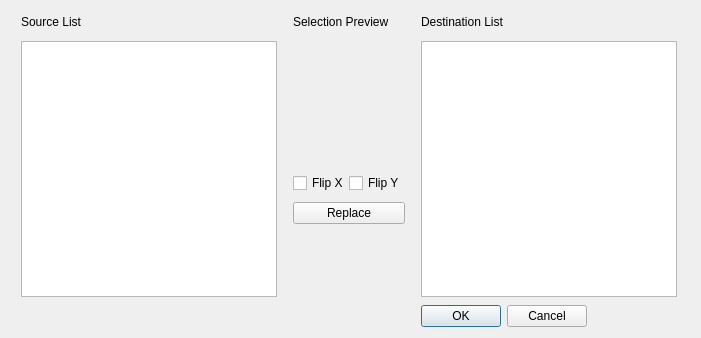
<?xml version="1.0" encoding="UTF-8"?>
<ui version="4.0">
 <class>GFXReplaceTool</class>
 <widget class="QDialog" name="GFXReplaceTool">
  <property name="geometry">
   <rect>
    <x>0</x>
    <y>0</y>
    <width>701</width>
    <height>338</height>
   </rect>
  </property>
  <property name="windowTitle">
   <string>Form</string>
  </property>
  <property name="sizeGripEnabled">
   <bool>false</bool>
  </property>
  <property name="modal">
   <bool>false</bool>
  </property>
  <layout class="QGridLayout" name="gridLayout_2">
   <item row="1" column="1" rowspan="2">
    <widget class="QFrame" name="gfxView">
     <property name="sizePolicy">
      <sizepolicy hsizetype="Ignored" vsizetype="Expanding">
       <horstretch>0</horstretch>
       <verstretch>0</verstretch>
      </sizepolicy>
     </property>
     <property name="minimumSize">
      <size>
       <width>128</width>
       <height>128</height>
      </size>
     </property>
     <property name="maximumSize">
      <size>
       <width>128</width>
       <height>128</height>
      </size>
     </property>
     <property name="frameShape">
      <enum>QFrame::NoFrame</enum>
     </property>
     <property name="lineWidth">
      <number>1</number>
     </property>
     <layout class="QGridLayout" name="gridLayout_3">
      <property name="leftMargin">
       <number>0</number>
      </property>
      <property name="topMargin">
       <number>0</number>
      </property>
      <property name="rightMargin">
       <number>0</number>
      </property>
      <property name="bottomMargin">
       <number>0</number>
      </property>
      <property name="spacing">
       <number>0</number>
      </property>
     </layout>
    </widget>
   </item>
   <item row="3" column="1">
    <layout class="QGridLayout" name="gridLayout">
     <property name="horizontalSpacing">
      <number>0</number>
     </property>
     <property name="verticalSpacing">
      <number>9</number>
     </property>
     <item row="2" column="0" colspan="2">
      <widget class="QPushButton" name="replaceButton">
       <property name="sizePolicy">
        <sizepolicy hsizetype="Minimum" vsizetype="Fixed">
         <horstretch>0</horstretch>
         <verstretch>0</verstretch>
        </sizepolicy>
       </property>
       <property name="minimumSize">
        <size>
         <width>0</width>
         <height>0</height>
        </size>
       </property>
       <property name="maximumSize">
        <size>
         <width>128</width>
         <height>22</height>
        </size>
       </property>
       <property name="focusPolicy">
        <enum>Qt::NoFocus</enum>
       </property>
       <property name="text">
        <string>Replace</string>
       </property>
      </widget>
     </item>
     <item row="3" column="0" colspan="2">
      <spacer name="verticalSpacer">
       <property name="orientation">
        <enum>Qt::Vertical</enum>
       </property>
       <property name="sizeHint" stdset="0">
        <size>
         <width>20</width>
         <height>40</height>
        </size>
       </property>
      </spacer>
     </item>
     <item row="1" column="1">
      <widget class="QCheckBox" name="flipY">
       <property name="maximumSize">
        <size>
         <width>56</width>
         <height>22</height>
        </size>
       </property>
       <property name="text">
        <string>Flip Y</string>
       </property>
      </widget>
     </item>
     <item row="1" column="0">
      <widget class="QCheckBox" name="flipX">
       <property name="maximumSize">
        <size>
         <width>56</width>
         <height>22</height>
        </size>
       </property>
       <property name="text">
        <string>Flip X</string>
       </property>
      </widget>
     </item>
    </layout>
   </item>
   <item row="0" column="1">
    <widget class="QLabel" name="label_2">
     <property name="minimumSize">
      <size>
       <width>0</width>
       <height>22</height>
      </size>
     </property>
     <property name="maximumSize">
      <size>
       <width>16777215</width>
       <height>22</height>
      </size>
     </property>
     <property name="text">
      <string>Selection Preview</string>
     </property>
    </widget>
   </item>
   <item row="1" column="0" rowspan="3">
    <widget class="QListWidget" name="srcList">
     <property name="minimumSize">
      <size>
       <width>0</width>
       <height>256</height>
      </size>
     </property>
     <property name="maximumSize">
      <size>
       <width>256</width>
       <height>256</height>
      </size>
     </property>
     <property name="horizontalScrollBarPolicy">
      <enum>Qt::ScrollBarAlwaysOff</enum>
     </property>
     <property name="editTriggers">
      <set>QAbstractItemView::CurrentChanged|QAbstractItemView::SelectedClicked</set>
     </property>
     <property name="dragDropMode">
      <enum>QAbstractItemView::DragDrop</enum>
     </property>
     <property name="defaultDropAction">
      <enum>Qt::IgnoreAction</enum>
     </property>
     <property name="selectionMode">
      <enum>QAbstractItemView::ExtendedSelection</enum>
     </property>
     <property name="selectionBehavior">
      <enum>QAbstractItemView::SelectRows</enum>
     </property>
     <property name="viewMode">
      <enum>QListView::IconMode</enum>
     </property>
    </widget>
   </item>
   <item row="1" column="2" rowspan="3">
    <widget class="QListWidget" name="dstList">
     <property name="minimumSize">
      <size>
       <width>0</width>
       <height>256</height>
      </size>
     </property>
     <property name="maximumSize">
      <size>
       <width>256</width>
       <height>256</height>
      </size>
     </property>
     <property name="editTriggers">
      <set>QAbstractItemView::CurrentChanged|QAbstractItemView::SelectedClicked</set>
     </property>
     <property name="dragDropMode">
      <enum>QAbstractItemView::DragDrop</enum>
     </property>
     <property name="defaultDropAction">
      <enum>Qt::IgnoreAction</enum>
     </property>
     <property name="selectionMode">
      <enum>QAbstractItemView::ExtendedSelection</enum>
     </property>
     <property name="selectionBehavior">
      <enum>QAbstractItemView::SelectRows</enum>
     </property>
     <property name="viewMode">
      <enum>QListView::IconMode</enum>
     </property>
    </widget>
   </item>
   <item row="0" column="2">
    <widget class="QLabel" name="dstLabel">
     <property name="minimumSize">
      <size>
       <width>0</width>
       <height>22</height>
      </size>
     </property>
     <property name="maximumSize">
      <size>
       <width>16777215</width>
       <height>22</height>
      </size>
     </property>
     <property name="text">
      <string>Destination List</string>
     </property>
    </widget>
   </item>
   <item row="4" column="2">
    <widget class="QDialogButtonBox" name="buttonBox">
     <property name="maximumSize">
      <size>
       <width>166</width>
       <height>16777215</height>
      </size>
     </property>
     <property name="standardButtons">
      <set>QDialogButtonBox::Cancel|QDialogButtonBox::Ok</set>
     </property>
    </widget>
   </item>
   <item row="0" column="0">
    <widget class="QLabel" name="srcLabel">
     <property name="minimumSize">
      <size>
       <width>0</width>
       <height>22</height>
      </size>
     </property>
     <property name="maximumSize">
      <size>
       <width>16777215</width>
       <height>22</height>
      </size>
     </property>
     <property name="text">
      <string>Source List</string>
     </property>
    </widget>
   </item>
  </layout>
 </widget>
 <resources/>
 <connections>
  <connection>
   <sender>buttonBox</sender>
   <signal>accepted()</signal>
   <receiver>GFXReplaceTool</receiver>
   <slot>accept()</slot>
   <hints>
    <hint type="sourcelabel">
     <x>248</x>
     <y>254</y>
    </hint>
    <hint type="destinationlabel">
     <x>157</x>
     <y>274</y>
    </hint>
   </hints>
  </connection>
  <connection>
   <sender>buttonBox</sender>
   <signal>rejected()</signal>
   <receiver>GFXReplaceTool</receiver>
   <slot>reject()</slot>
   <hints>
    <hint type="sourcelabel">
     <x>316</x>
     <y>260</y>
    </hint>
    <hint type="destinationlabel">
     <x>286</x>
     <y>274</y>
    </hint>
   </hints>
  </connection>
 </connections>
</ui>
